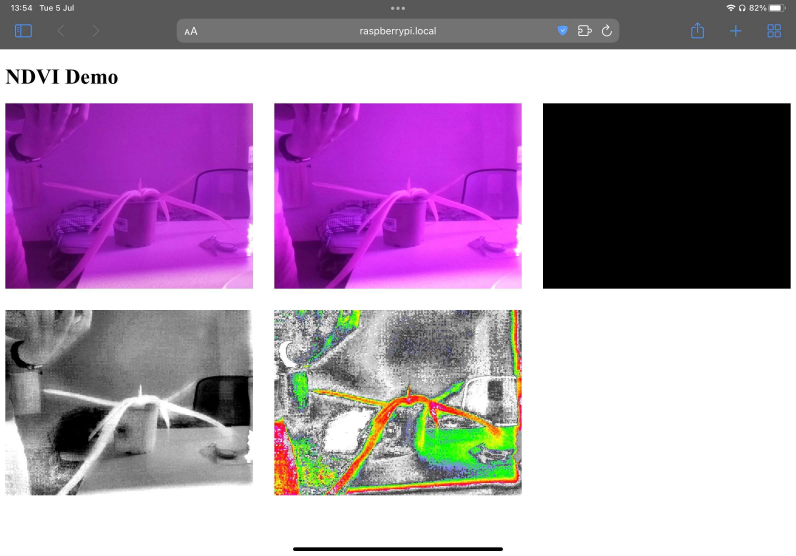
#> input picture img/webview.jpeg, 2388 x 1668 px, given in place of park.png, which was not available (shown at 1/3 size)
$ python ndvi.py ../img/webview.jpeg
#> lines starting #> are read from the running program, lines starting #| are printed output that depends on the picture; after the words box and inside, x2 and y2 are one past the last pixel; in counts of white or black regions, pixels touching at a corner belong together; pictures that were not available may be replaced by others from this repository, and a replacement may not be noted
#> in main, original is the input picture: shape (1668, 2388, 3); mean B, G, R 176.1, 148, 173.5
import sys
import cv2
import numpy as np
from lib.fastiecm import fastiecm

def display(image, image_name):
#> called with image_name = 'Original'
    image = np.array(image, dtype=float)/float(255)
    shape = image.shape
#> shape = (1668, 2388, 3)
    height = int(shape[0] / 3)
#> height = 556
    width = int(shape[1] / 3)
#> width = 796
    image = cv2.resize(image, (width, height))
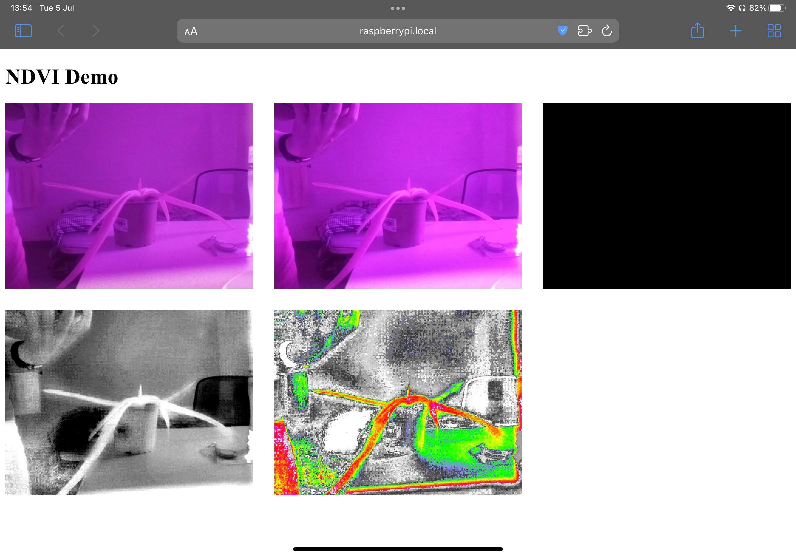
#> image: shape (556, 796, 3) float64; mean of channels 0, 1, 2 0.69, 0.579, 0.68; drawn as B, G, R
    cv2.namedWindow(image_name)
    cv2.imshow(image_name, image)

def contrast_stretch(im):
    in_min = np.percentile(im, 5)
#> in_min = 0
    in_max = np.percentile(im, 95)
#> in_max = 255

    out_min = 0.0
    out_max = 255.0

    out = im - in_min
    out *= ((out_min - out_max) / (in_min - in_max))
    out += in_min

    return out

def calc_ndvi(image):
    b, g, r = cv2.split(image)
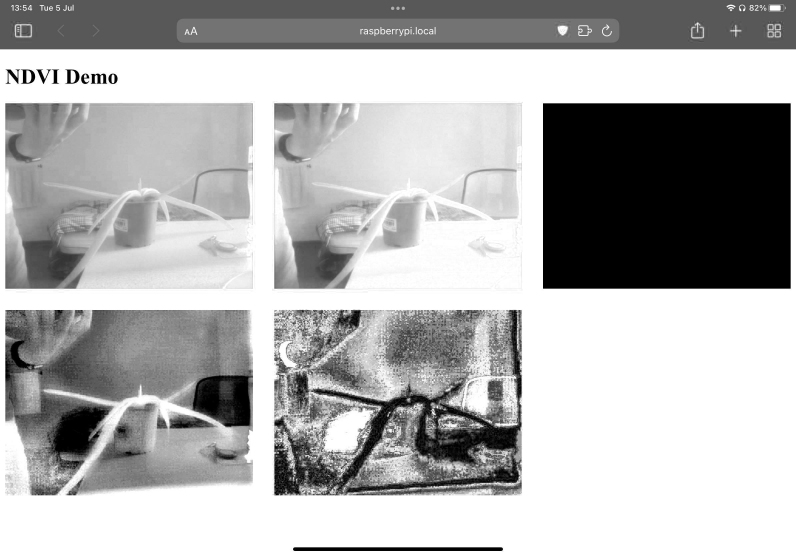
#> b: shape (1668, 2388) float64 (shown at 1/3 size); min 0, max 255, mean 176.1
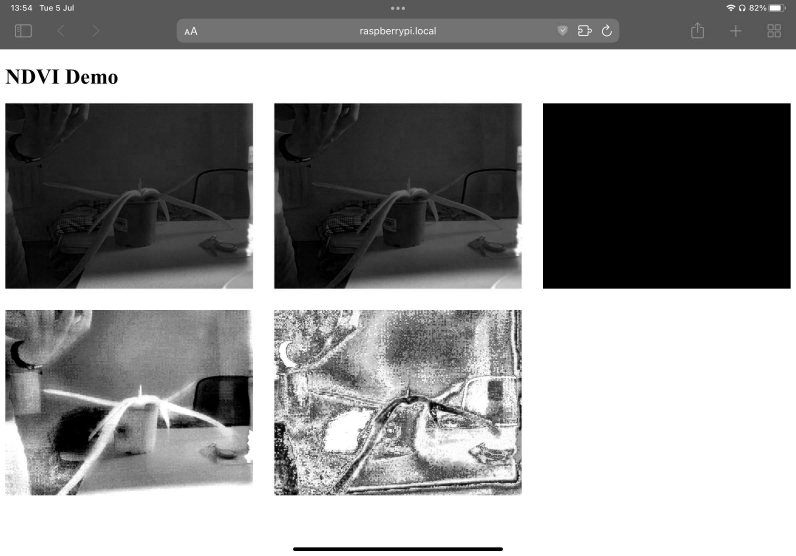
#> g: shape (1668, 2388) float64 (shown at 1/3 size); min 0, max 255, mean 148
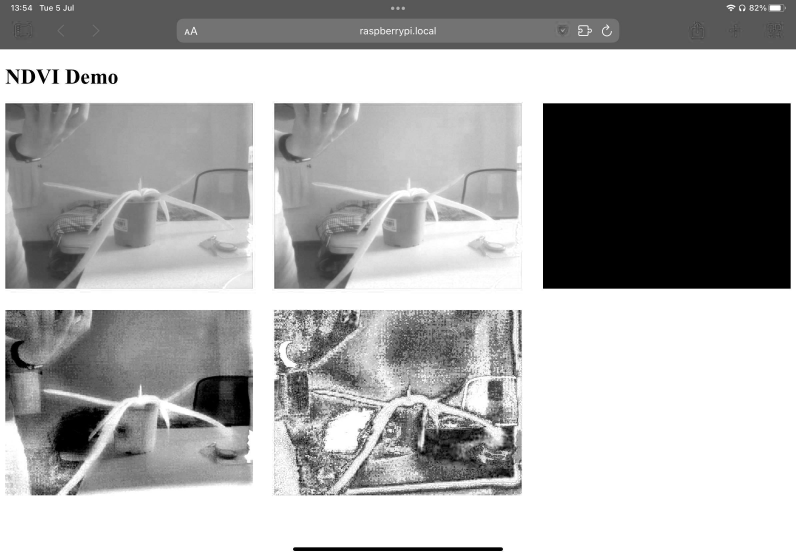
#> r: shape (1668, 2388) float64 (shown at 1/3 size); min 0, max 255, mean 173.5
    bottom = (r.astype(float) + b.astype(float))
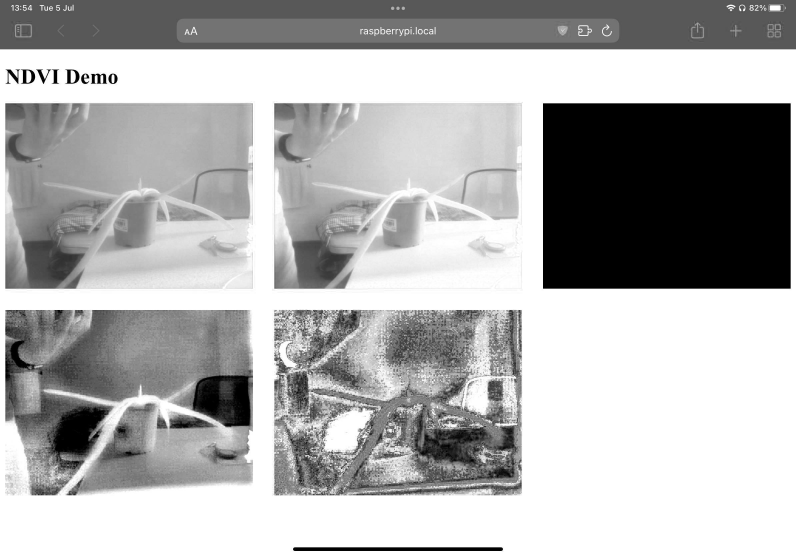
#> bottom: shape (1668, 2388) float64 (shown at 1/3 size); min 0, max 510, mean 349.5; drawn with min black and max white
    bottom[bottom==0] - 0.01
    ndvi = (b.astype(float)) / bottom
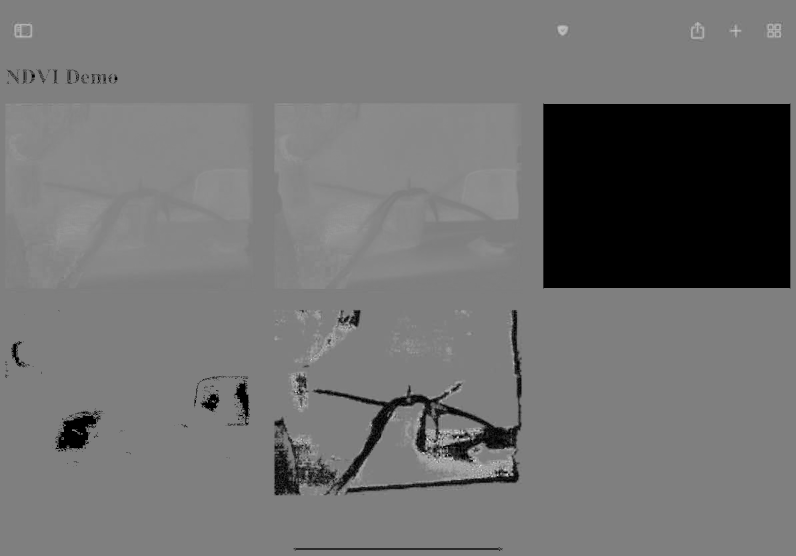
#> ndvi: shape (1668, 2388) float64 (shown at 1/3 size); 10.74% of the values are NaN or infinite; the others: min 0, max 1, mean 0.502; drawn with min black, max white, NaN and infinite black
    return ndvi

def main():
    args = sys.argv[1:]

    input_image_path = './assets/img/park.png'

    if len(args) == 2 and args[0] == '-i':
        input_image_path = args[1]

    original = cv2.imread(input_image_path)

    display(original, 'Original')
    contrasted = contrast_stretch(original)
    # display(contrasted, 'Contrasted Original')
    cv2.imwrite('./output/contrasted.png', contrasted)
    ndvi = calc_ndvi(contrasted)
    # display(ndvi, 'NDVI')
    cv2.imwrite('./output/ndvi.png', ndvi)
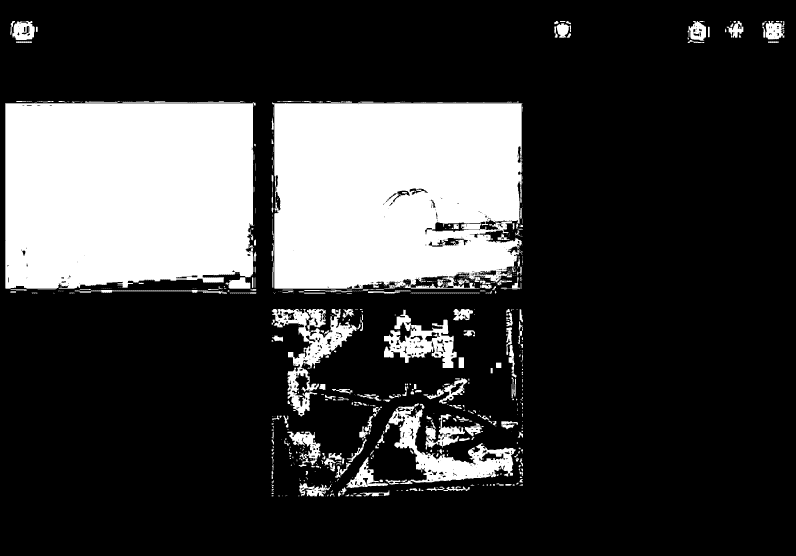
#> saved as ndvi.png: shape (1668, 2388) (shown at 1/3 size); values 0 (black) and 1 (white), 22.9% white; 901 white regions (607 under 20 px), largest, box (x1, y1, x2, y2) and area: (16, 307, 767, 866) 398478, (816, 307, 1568, 866) 385909, (1156, 1210, 1547, 1454) 26438
    ndvi_contrasted = contrast_stretch(ndvi)
#> in contrast_stretch (call 2), `out = im - in_min`: out: shape (1668, 2388) float64; every value is NaN or infinite
    display(ndvi_contrasted, 'NDVI Contrasted')
#> in display (call 2), `image = cv2.resize(image, (width, height))`: image: shape (556, 796) float64; every value is NaN or infinite
    cv2.imwrite('./output/ndvi_contrasted.png', ndvi_contrasted)
    color_mapped_prep = ndvi_contrasted.astype(np.uint8)
    color_mapped_image = cv2.applyColorMap(color_mapped_prep, fastiecm)
#> color_mapped_image: shape (1668, 2388, 3); every value is 255
    display(color_mapped_image, 'Color mapped')
#> in display (call 3), `image = np.array(image, dtype=float)/float(255)`: image: shape (1668, 2388, 3) float64; every value is 1
#> in display (call 3), `image = cv2.resize(image, (width, height))`: image: shape (556, 796, 3) float64; every value is 1
    cv2.imwrite('./output/color_mapped_image.png', color_mapped_image)

    cv2.waitKey(0)
    cv2.destroyAllWindows()

main()
